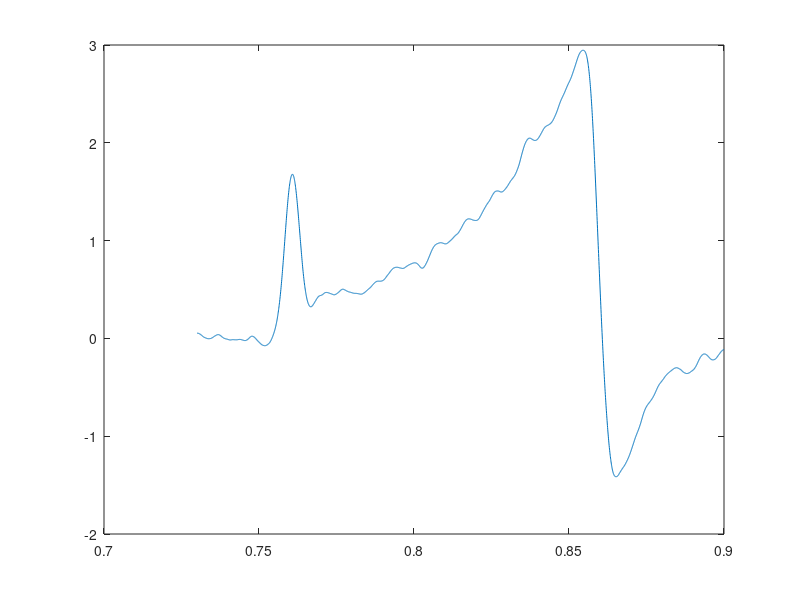
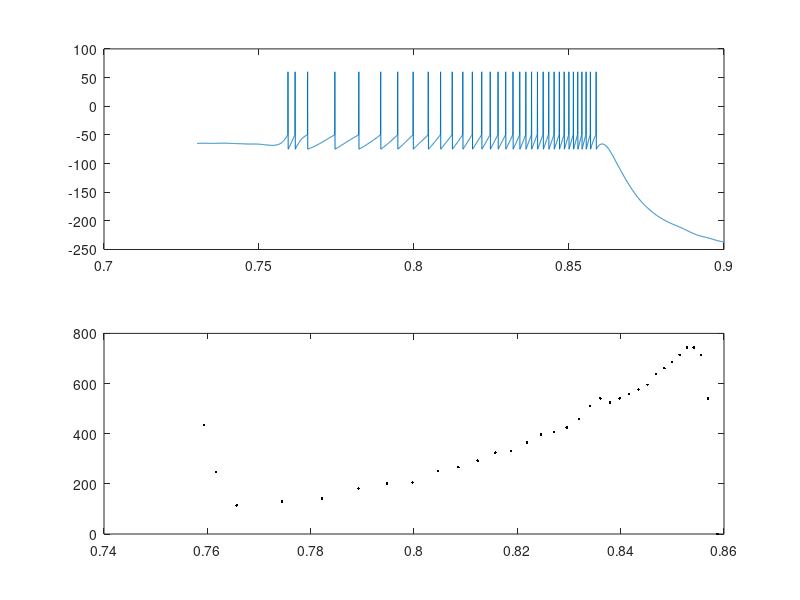

These figures' MATLAB source, in order: (Note: this script raises an error after producing the figures.)
% setup
clc; clear; close all

load('sampledata.mat')

%%
% data parameters
t = sampledata.t;
dt = diff(t(1:2));

% neuron model
C = 2.5; % capacitance
R = 5000; % resistance
V_depol = 60; % depolarization voltage
V_hyperpol = -75; % hyperpolarization voltage
spikethr = -50; % spike threshold potential
V_rest = -65; % resting potential
Vm = zeros(size(t));
Vm(1) = V_rest;

dV = @(I, V) (1/C)*(I - (V - V_rest)/R); % differential eq for Vmembrane

% stimulus parameters
kexc = 0.0;
krec = .055; % receptor current scaling factor 
Irec = krec*sampledata.dF; % receptor current 
Iexc = kexc*ones(size(Irec));
It = Irec + Iexc; % total current into the neuron

figure('Position', [0 500 500 500])
plot(t, Irec)

% stimulus noise
knoise = 1;


for  ii = 2:numel(t)
    if Vm(ii - 1) >= spikethr && Vm(ii - 1) < V_depol
        Vm(ii) = V_depol;
    elseif Vm(ii - 1) >= V_depol
        Vm(ii) = V_hyperpol;
    else
        Vm(ii) = Vm(ii - 1) + dV(It(ii), Vm(ii));
    end
end

spiketimes = t(Vm == V_depol);
ifr = [1./(spiketimes(2:end)-spiketimes(1:end-1)); 0];

figure('Position', [500 500 500 500])
subplot(211)
plot(t, Vm)
ax = gca;
subplot(212)
plot(spiketimes, ifr, '.k')
xlim(ax.XAxis.Limits)

recstr = sprintf('%.3f', krec);
recstr = recstr(3:end);
filename = ['spikeTrain_kRec' recstr '_Noise' num2str(knoise)]
save(filename, 't', 'Vm', 'spiketimes', 'ifr', 'Irec', 'Iexc', 'It')